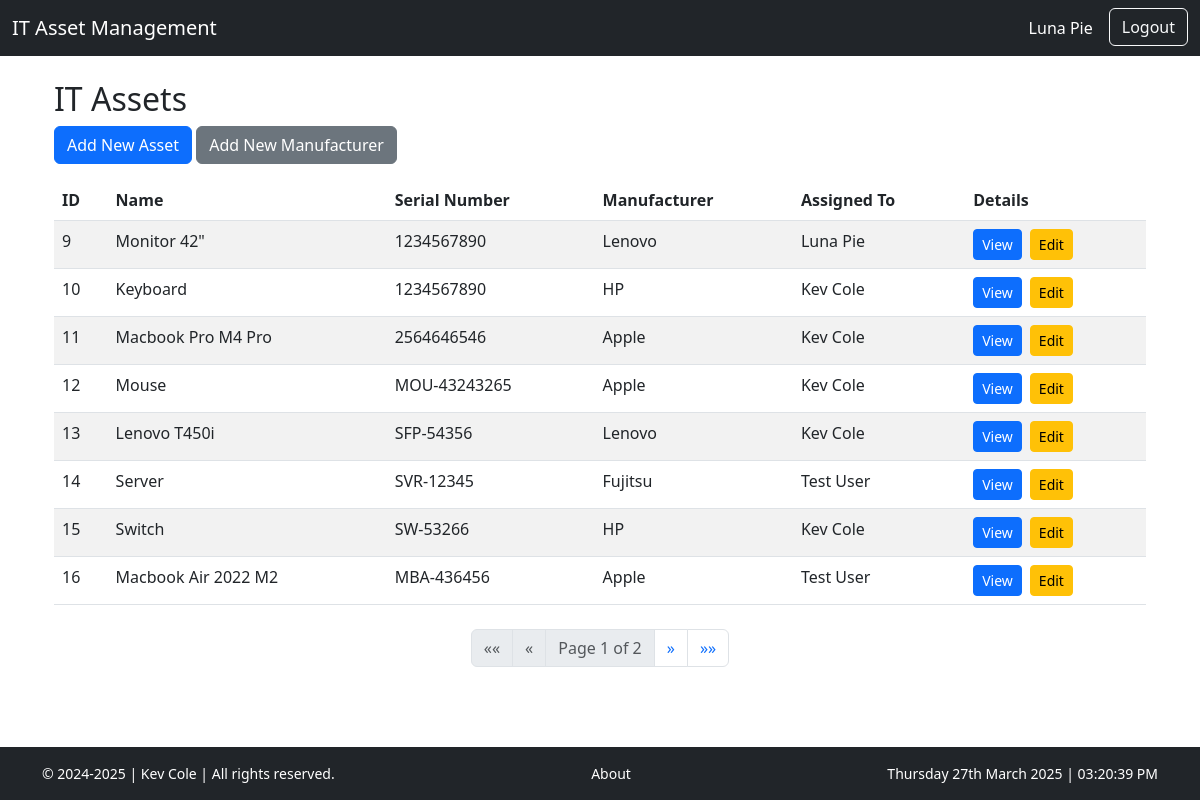
Page / (signed in) on the committed database.
### it_asset/models.py (models this page shows, shortened)
class ITAsset(models.Model):
    name = models.CharField(max_length=100)
    serial_number = models.CharField(max_length=100)
    manufacturer = models.ForeignKey(Manufacturer, on_delete=models.CASCADE)
    assigned_to = models.ForeignKey(Employee, on_delete=models.CASCADE, blank=True, null=True)

class Manufacturer(models.Model):
    name = models.CharField(max_length=100)
    website = models.URLField(max_length=200, blank=True, null=True)  # New field for website

class Employee(models.Model):
    user = models.OneToOneField(User, on_delete=models.CASCADE)
    phone_number = models.CharField(max_length=15, default='N/A')
    address = models.CharField(max_length=255, default='N/A')
    position = models.CharField(max_length=100, blank=True, null=True)
    department = models.CharField(max_length=100, blank=True, null=True)
    hire_date = models.DateField(blank=True, null=True)
    def get_full_name(self):
        return f"{self.user.first_name} {self.user.last_name}"

### it_asset/views.py (the view)
# urls.py: path('', views.asset_list, name='asset_list'),
@login_required
def asset_list(request):
    assets = ITAsset.objects.all().order_by('id')
    paginator = Paginator(assets, 8)  # Show 10 assets per page
    page_number = request.GET.get('page')
    page_obj = paginator.get_page(page_number)
    manufacturers = Manufacturer.objects.all()
    employees = Employee.objects.all()
    context = {
        'page_obj': page_obj,
        'manufacturers': manufacturers,
        'employees': employees,
    }
    return render(request, 'assets/asset_list.html', context)

### it_asset/templates/assets/asset_list.html (shortened to what this page needs)
{% extends "base.html" %}
{% block content %}
<div class="container mt-4">
    <h2>IT Assets</h2>
    <div class="mb-3">
        <button class="btn btn-primary" data-bs-toggle="modal" data-bs-target="#addAssetModal">Add New Asset</button>
        <button class="btn btn-secondary" data-bs-toggle="modal" data-bs-target="#addManufacturerModal">Add New Manufacturer</button>
    </div>
    <table class="table table-striped table-hover">
        <thead>
            <tr>
                <th>ID</th>
                <th>Name</th>
                <th>Serial Number</th>
                <th>Manufacturer</th>
                <th>Assigned To</th>
                <th>Details</th>
            </tr>
        </thead>
        <tbody>
            {% for asset in page_obj %}
            <tr class="asset-row" data-id="{{ asset.id }}">
                <td>{{ asset.id }}</td>
                <td>{{ asset.name }}</td>
                <td>{{ asset.serial_number }}</td>
                <td>{{ asset.manufacturer.name }}</td>
                <td>{{ asset.assigned_to.user.get_full_name }}</td>
                <td>
                    <div class="d-flex gap-2">
                        <a href="{% url 'asset_detail' asset.id %}" class="btn btn-primary btn-sm">View</a>
                        <a href="{% url 'asset_update' asset.id %}" class="btn btn-warning btn-sm">Edit</a>
                    </div>
                </td>
            </tr>
            {% empty %}
            <tr>
                <td colspan="6">No assets available.</td>
            </tr>
            {% endfor %}
        </tbody>
    </table>
<div class="d-flex justify-content-center mt-4">
    <nav aria-label="Asset Pagination">
        <ul class="pagination">
            {% if page_obj.has_previous %}
                <li class="page-item">
                    <a class="page-link" href="?page=1" aria-label="First">
                        <span aria-hidden="true">&laquo;&laquo;</span>
                    </a>
                </li>
                <li class="page-item">
                    <a class="page-link" href="?page={{ page_obj.previous_page_number }}" aria-label="Previous">
                        <span aria-hidden="true">&laquo;</span>
                    </a>
                </li>
            {% else %}
                <li class="page-item disabled">
                    <span class="page-link">&laquo;&laquo;</span>
                </li>
                <li class="page-item disabled">
                    <span class="page-link">&laquo;</span>
                </li>
            {% endif %}
            <li class="page-item disabled">
                <span class="page-link">Page {{ page_obj.number }} of {{ page_obj.paginator.num_pages }}</span>
            </li>
            {% if page_obj.has_next %}
                <li class="page-item">
                    <a class="page-link" href="?page={{ page_obj.next_page_number }}" aria-label="Next">
                        <span aria-hidden="true">&raquo;</span>
                    </a>
                </li>
                <li class="page-item">
                    <a class="page-link" href="?page={{ page_obj.paginator.num_pages }}" aria-label="Last">
                        <span aria-hidden="true">&raquo;&raquo;</span>
                    </a>
                </li>
            {% endif %}
        </ul>
    </nav>
</div>
</div>
{% endblock %}

### it_asset/templates/base.html (shortened to what this page needs)
<!DOCTYPE html>
<html lang="en">
<head>
    <link href="https://cdn.jsdelivr.net/npm/bootstrap@5.3.0-alpha1/dist/css/bootstrap.min.css" rel="stylesheet">
    <link href="https://cdn.jsdelivr.net/npm/bootstrap@5.3.0-alpha1/dist/css/bootstrap.min.css" rel="stylesheet">
</head>
<body>
    <nav class="navbar navbar-expand-lg navbar-dark bg-dark">
        <div class="container-fluid">
            <a class="navbar-brand" href="/">IT Asset Management</a>
            <div class="collapse navbar-collapse" id="navbarNav">
                <ul class="navbar-nav ms-auto">
                    {% if user.is_authenticated %}
                        <li class="nav-item">
                            <a class="nav-link text-white me-2" href="{% url 'user_profile' %}">
                                {{ user.get_full_name|default:user.username }}
                            </a>
                        </li>
                        <li class="nav-item">
                            <a class="btn btn-outline-light" href="{% url 'logout' %}">Logout</a>
                        </li>
                    {% else %}
                        <li class="nav-item">
                            <a class="btn btn-outline-light" href="{% url 'login' %}">Login</a>
                        </li>
                    {% endif %}
                </ul>
            </div>
        </div>
    </nav>
    <div class="container">
        {% block content %}{% endblock %}
    </div>
    <footer class="bg-dark text-white text-center py-3 fixed-bottom">
        <div class="container d-flex justify-content-between small">
            <span>&copy; 2024-2025 | Kev Cole | All rights reserved.</span>
            <span>
                <a href="{% url 'about' %}" class="text-white text-decoration-none">About</a>
            </span>
            <span id="liveDateTime"></span>
        </div>
    </footer>
</body>
</html>

### it_asset/templates/base.html (style rules this page uses)
body { background-color: #f8f9fa; }
.navbar { margin-bottom: 20px; }

### rows in the picture
ITAsset: id "9", name "Monitor 42\"", serial_number "1234567890", manufacturer.name "Lenovo", assigned_to.user.get_full_name "Luna Pie"
ITAsset: id "10", name "Keyboard", serial_number "1234567890", manufacturer.name "HP", assigned_to.user.get_full_name "Kev Cole"
ITAsset: id "11", name "Macbook Pro M4 Pro", serial_number "2564646546", manufacturer.name "Apple", assigned_to.user.get_full_name "Kev Cole"
ITAsset: id "12", name "Mouse", serial_number "MOU-43243265", manufacturer.name "Apple", assigned_to.user.get_full_name "Kev Cole"
ITAsset: id "13", name "Lenovo T450i", serial_number "SFP-54356", manufacturer.name "Lenovo", assigned_to.user.get_full_name "Kev Cole"
ITAsset: id "14", name "Server", serial_number "SVR-12345", manufacturer.name "Fujitsu", assigned_to.user.get_full_name "Test User"
ITAsset: id "15", name "Switch", serial_number "SW-53266", manufacturer.name "HP", assigned_to.user.get_full_name "Kev Cole"
ITAsset: id "16", name "Macbook Air 2022 M2", serial_number "MBA-436456", manufacturer.name "Apple", assigned_to.user.get_full_name "Test User"

### other values in the picture
{{ user.get_full_name|default:user.username }} "Luna Pie"
{{ page_obj.number }} "1"
{{ page_obj.paginator.num_pages }} "2"
